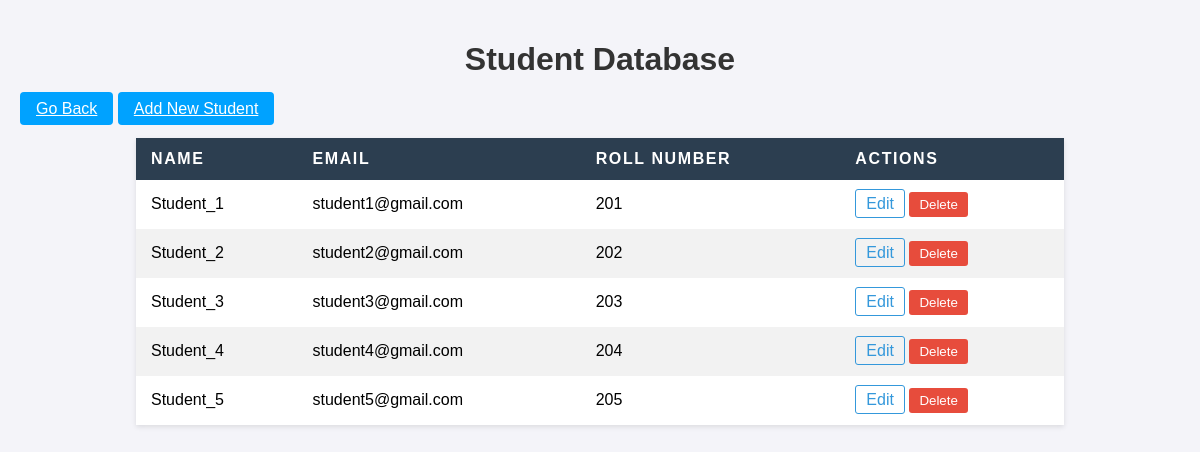
The app's page /student-database/, older data.
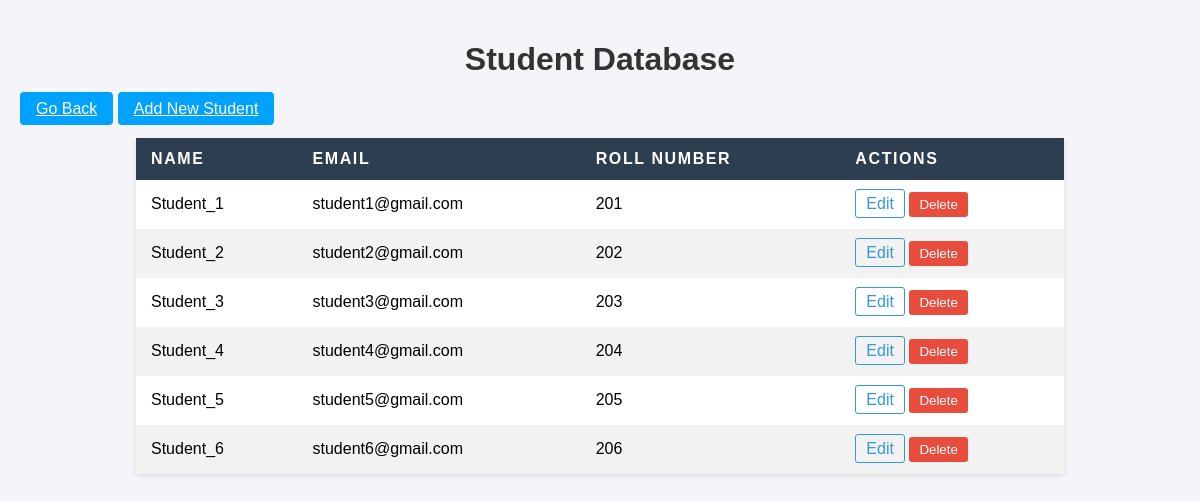
The same page, newer data.
### users/models.py (models this page shows, shortened)
class Student(models.Model):
    profile = models.OneToOneField(Profile, on_delete=models.CASCADE, limit_choices_to={'role': 'student'})
    name=models.CharField(max_length=255,null=True,blank=True)
    email=models.EmailField(max_length=200,unique=True,null=True,blank=True)
    rollno=models.CharField(max_length=200,null=True,blank=True)

### mtechMinorEval/views.py (the view)
# urls.py: path('student-database/', views.studentDatabase, name='student-database'),
def studentDatabase(request):
    students=Student.objects.all()
    context={
        'students':students
    }
    return render(request,'mtechMinorEval/studentDatabase.html', context)

### mtechMinorEval/templates/mtechMinorEval/studentDatabase.html (shortened to what this page needs)
<!DOCTYPE html>
<html lang="en">
<head>
</head>
<body>
    <h1>Student Database</h1>
        <a href="{% url 'admin-panel' %}" style="background-color:  rgb(0, 162, 255); color: white; padding: 0.5rem 1rem; border-radius: 0.25rem;">Go Back</a>
        <a href="{% url 'add-new-student' %}" style="background-color: rgb(0, 162, 255); color: white; padding: 0.5rem 1rem; border-radius: 0.25rem;">Add New Student</a>
    <table>
        <thead>
            <tr>
                <th>Name</th>
                <th>Email</th>
                <th>Roll Number</th>
                <th>Actions</th>
            </tr>
        </thead>
        <tbody>
            {% for student in students %}
            <tr>
                <td>{{ student.name }}</td>
                <td>{{ student.email }}</td>
                <td>{{ student.rollno }}</td>
                <td>
                    <a href="{% url 'student-edit' student.id %}">Edit</a>
                    <form action="{% url 'student-delete' student.id %}" method="POST" style="display:inline;">
                        <button type="submit" onclick="return confirm('Are you sure you want to delete this student?');">Delete</button>
                    </form>
                </td>
            </tr>
            {% endfor %}
        </tbody>
    </table>
</body>
</html>

### mtechMinorEval/templates/mtechMinorEval/studentDatabase.html (style rules this page uses)
body { font-family: Arial, sans-serif; background-color: #f4f4f9; margin: 0; padding: 20px; }
h1 { text-align: center; color: #333; }
table { width: 80%; margin: 20px auto; border-collapse: collapse; box-shadow: 0 2px 5px rgba(0, 0, 0, 0.1); background-color: #fff; }
th, td { padding: 12px 15px; text-align: left; }
thead { background-color: #2c3e50; color: #fff; }
tbody tr:nth-child(even) { background-color: #f2f2f2; }
th { text-transform: uppercase; letter-spacing: 0.1em; }
td a { text-decoration: none; color: #3498db; padding: 5px 10px; border: 1px solid #3498db; border-radius: 3px; transition: background-color 0.3s ease, color 0.3s ease; }
td form { display: inline; }
td button { background-color: #e74c3c; color: white; border: none; padding: 5px 10px; border-radius: 3px; cursor: pointer; transition: background-color 0.3s ease; }

Row changes from the older to the newer data that the page shows:
added Student: name "Student_6", email "student6@gmail.com", rollno "206"
